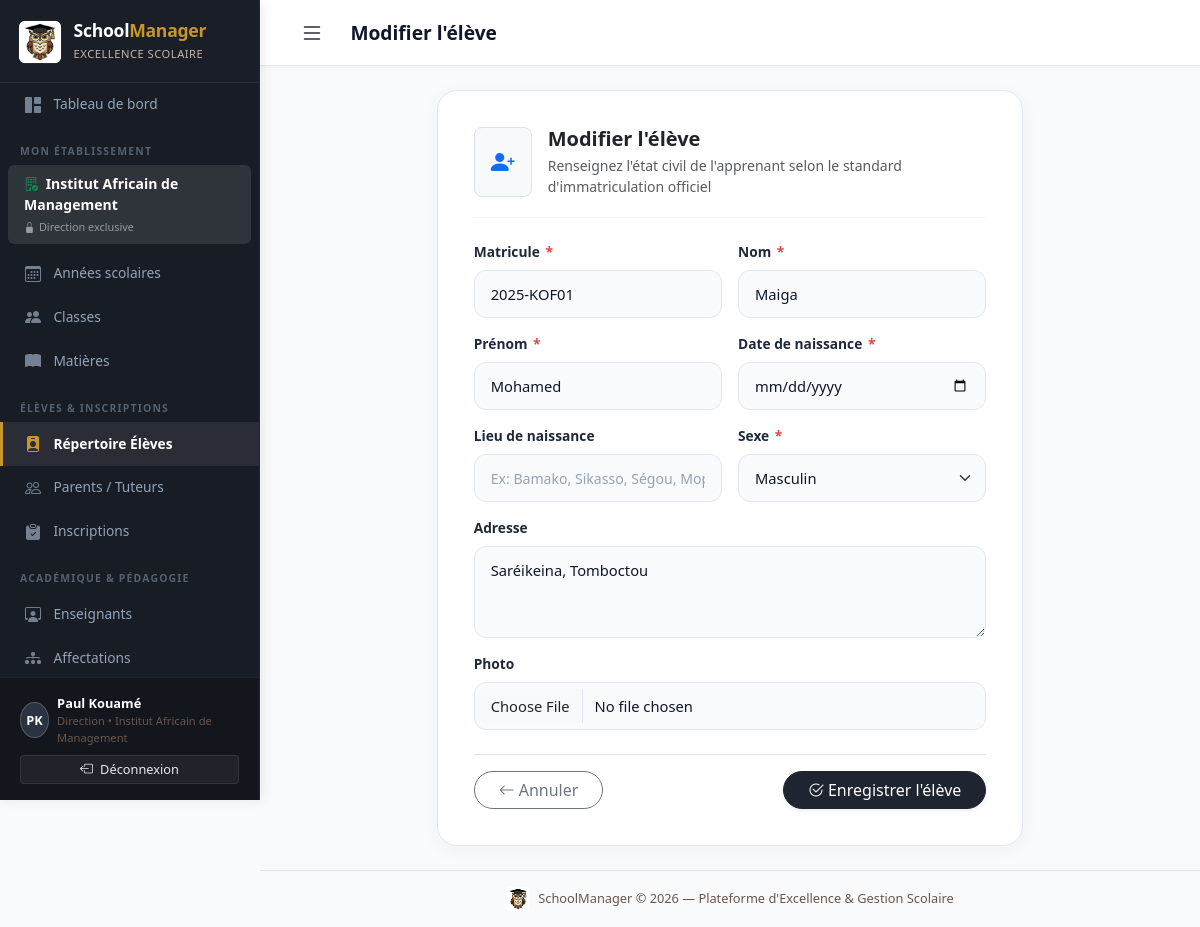
/students/1/modifier/ (signed in), run on the app's committed database.
### accounts/models.py (models this page shows, shortened)
class CustomUser(AbstractUser):
    ROLE_ADMIN = 'admin'
    ROLE_DIRECTION = 'direction'
    ROLE_ENSEIGNANT = 'enseignant'
    ROLE_PAIEMENT = 'paiement'
    ROLE_CHOICES = [
        (ROLE_ADMIN, 'Administrateur'),
        (ROLE_DIRECTION, 'Personnel de direction'),
        (ROLE_ENSEIGNANT, 'Enseignant'),
        (ROLE_PAIEMENT, 'Personnel paiement'),
    ]
    role = models.CharField(
        max_length=20,
        choices=ROLE_CHOICES,
        default=ROLE_DIRECTION,
        verbose_name='Rôle',
    )
    etablissement = models.ForeignKey(
        'school.Etablissement',
        on_delete=models.SET_NULL,
        null=True,
        blank=True,
        related_name='utilisateurs',
        verbose_name='Établissement rattaché',
        help_text="Établissement unique auquel est affecté ce compte (notamment pour le personnel de direction)."
    )
    telephone = models.CharField(max_length=20, blank=True, verbose_name='Téléphone')
    class Meta:
        verbose_name = 'Utilisateur'
        verbose_name_plural = 'Utilisateurs'
    @property
    def is_super_admin(self):
        return self.is_superuser or self.role == self.ROLE_ADMIN
    @property
    def is_direction(self):
        return self.role == self.ROLE_DIRECTION
    @property
    def is_enseignant(self):
        return self.role == self.ROLE_ENSEIGNANT
    @property
    def is_paiement(self):
        return self.role == self.ROLE_PAIEMENT

### school/models.py (models this page shows, shortened)
class Etablissement(models.Model):
    nom = models.CharField(max_length=200, verbose_name='Nom')
    adresse = models.TextField(blank=True, verbose_name='Adresse')
    telephone = models.CharField(max_length=20, blank=True, verbose_name='Téléphone')
    email = models.EmailField(blank=True, verbose_name='Email')
    logo = models.ImageField(upload_to='logos/', blank=True, null=True, verbose_name='Logo')
    created_at = models.DateTimeField(auto_now_add=True)
    class Meta:
        verbose_name = 'Établissement'
        verbose_name_plural = 'Établissements'

### students/models.py (models this page shows, shortened)
class Eleve(models.Model):
    SEXE_CHOICES = [('M', 'Masculin'), ('F', 'Féminin')]
    matricule = models.CharField(max_length=20, unique=True, verbose_name='Matricule')
    nom = models.CharField(max_length=100, verbose_name='Nom')
    prenom = models.CharField(max_length=100, verbose_name='Prénom')
    date_naissance = models.DateField(verbose_name='Date de naissance')
    lieu_naissance = models.CharField(max_length=100, blank=True, verbose_name='Lieu de naissance')
    sexe = models.CharField(max_length=1, choices=SEXE_CHOICES, default='M', verbose_name='Sexe')
    adresse = models.TextField(blank=True, verbose_name='Adresse')
    photo = models.ImageField(upload_to='eleves/', blank=True, null=True, verbose_name='Photo')
    created_at = models.DateTimeField(auto_now_add=True)
    class Meta:
        verbose_name = 'Élève'
        verbose_name_plural = 'Élèves'
        ordering = ['nom', 'prenom']

### students/views.py (the view)
# urls.py: path('<int:pk>/modifier/', views.eleve_edit, name='eleve_edit'),
@login_required
@direction_required
def eleve_edit(request, pk):
    obj = get_object_or_404(Eleve, pk=pk)
    form = EleveForm(request.POST or None, request.FILES or None, instance=obj)
    if request.method == 'POST' and form.is_valid():
        form.save()
        messages.success(request, 'Élève mis à jour.')
        return redirect('students:eleve_detail', pk=pk)
    return render(request, 'students/eleve_form.html', {'form': form, 'title': 'Modifier l\'élève', 'object': obj})

### templates/students/eleve_form.html (shortened to what this page needs)
{% extends 'base.html' %}
{% block page_title %}{{ title }}{% endblock %}
{% block content %}
<div class="row justify-content-center">
  <div class="col-lg-8">
    <div class="form-card">
      <div class="form-card-header d-flex align-items-center gap-3">
        <div class="p-3 bg-light rounded-3 border text-dark fs-4">
          <i class="bi bi-person-plus-fill text-primary"></i>
        </div>
        <div>
          <h5 class="fw-bold mb-1 text-dark">{{ title }}</h5>
          <p class="text-muted small mb-0">Renseignez l'état civil de l'apprenant selon le standard d'immatriculation officiel</p>
        </div>
      </div>
      <form method="post" enctype="multipart/form-data" novalidate>
        <div class="row g-3">
          {% for field in form %}
          <div class="col-md-{% if field.name in 'adresse,photo' %}12{% else %}6{% endif %}">
            <label for="{{ field.id_for_label }}" class="form-label">
              {{ field.label }}
              {% if field.field.required %}<span class="required-star">*</span>{% endif %}
            </label>
            {{ field }}
          </div>
          {% endfor %}
        </div>
        <div class="d-flex align-items-center justify-content-between gap-2 mt-4 pt-3 border-top">
          <a href="{% url 'students:eleve_list' %}" class="btn btn-outline-secondary rounded-pill px-4">
            <i class="bi bi-arrow-left me-1"></i>Annuler
          </a>
          <button type="submit" class="btn btn-primary rounded-pill px-4 shadow-sm">
            <i class="bi bi-check2-circle me-1"></i>Enregistrer l'élève
          </button>
        </div>
      </form>
    </div>
  </div>
</div>
{% endblock %}

### templates/base.html (shortened to what this page needs)
{% load static %}
<!DOCTYPE html>
<html lang="fr">
<head>
  <link href="https://cdn.jsdelivr.net/npm/bootstrap@5.3.3/dist/css/bootstrap.min.css" rel="stylesheet">
  <link href="https://cdn.jsdelivr.net/npm/bootstrap-icons@1.11.3/font/bootstrap-icons.css" rel="stylesheet">
  <link href="{% static 'css/schoolmanager.css' %}" rel="stylesheet">
</head>
<body>
{% if user.is_authenticated %}
<nav id="sidebar">
  <a href="{% url 'dashboard' %}" class="sidebar-brand text-decoration-none" title="Tableau de bord — SchoolManager">
    <img src="{% static 'img/logo.jpg' %}" alt="Logo Hibou SchoolManager" class="sidebar-brand-logo rounded-2">
    <div>
      <h4>School<span>Manager</span></h4>
      <small>Excellence Scolaire</small>
    </div>
  </a>
  <div class="sidebar-nav-scroll">
    <a href="{% url 'dashboard' %}" class="nav-link {% if request.resolver_match.url_name == 'dashboard' %}active{% endif %}">
      <i class="bi bi-grid-1x2-fill"></i> Tableau de bord
    </a>
    {% if user.is_enseignant %}
    <div class="nav-section-title">Espace Pédagogique</div>
    <a href="{% url 'academics:note_list' %}" class="nav-link {% if 'notes' in request.path %}active{% endif %}">
      <i class="bi bi-pencil-square"></i> Mes Notes
    </a>
    <a href="{% url 'academics:affectation_list' %}" class="nav-link {% if 'affectations' in request.path %}active{% endif %}">
      <i class="bi bi-diagram-3-fill"></i> Mes Affectations
    </a>
    <div class="nav-section-title">Mes Classes &amp; Élèves</div>
    <a href="{% url 'school:classe_list' %}" class="nav-link {% if 'classes' in request.path %}active{% endif %}">
      <i class="bi bi-people-fill"></i> Classes
    </a>
    <a href="{% url 'school:matiere_list' %}" class="nav-link {% if 'matieres' in request.path %}active{% endif %}">
      <i class="bi bi-book-fill"></i> Matières
    </a>
    <a href="{% url 'students:eleve_list' %}" class="nav-link {% if '/students/' in request.path and 'parents' not in request.path and 'inscriptions' not in request.path %}active{% endif %}">
      <i class="bi bi-person-badge-fill"></i> Élèves
    </a>
    <div class="nav-section-title">Suivi des Présences</div>
    <a href="{% url 'attendance_payments:absence_list' %}" class="nav-link {% if 'absences' in request.path %}active{% endif %}">
      <i class="bi bi-calendar-x-fill"></i> Saisie des Absences
    </a>
    {% else %}
    <div class="nav-section-title">Mon Établissement</div>
    <div class="px-3 py-2 text-white small rounded bg-white bg-opacity-10 mb-2 mx-2">
      <i class="bi bi-building-check text-success me-1"></i>
      <strong>{{ user.etablissement.nom|default:'Établissement rattaché' }}</strong>
      <div class="text-white-50 mt-1" style="font-size:0.68rem;"><i class="bi bi-lock-fill me-1"></i>Direction exclusive</div>
    </div>
    <a href="{% url 'school:annee_list' %}" class="nav-link {% if 'annees' in request.path %}active{% endif %}">
      <i class="bi bi-calendar3"></i> Années scolaires
    </a>
    <a href="{% url 'school:classe_list' %}" class="nav-link {% if 'classes' in request.path %}active{% endif %}">
      <i class="bi bi-people-fill"></i> Classes
    </a>
    <a href="{% url 'school:matiere_list' %}" class="nav-link {% if 'matieres' in request.path %}active{% endif %}">
      <i class="bi bi-book-fill"></i> Matières
    </a>
    <div class="nav-section-title">Élèves &amp; Inscriptions</div>
    <a href="{% url 'students:eleve_list' %}" class="nav-link {% if '/students/' in request.path and 'parents' not in request.path and 'inscriptions' not in request.path %}active{% endif %}">
      <i class="bi bi-person-badge-fill"></i> Répertoire Élèves
    </a>
    <a href="{% url 'students:parent_list' %}" class="nav-link {% if 'parents' in request.path %}active{% endif %}">
      <i class="bi bi-people"></i> Parents / Tuteurs
    </a>
    <a href="{% url 'students:inscription_list' %}" class="nav-link {% if 'inscriptions' in request.path %}active{% endif %}">
      <i class="bi bi-clipboard-check-fill"></i> Inscriptions
    </a>
    <div class="nav-section-title">Académique &amp; Pédagogie</div>
    <a href="{% url 'academics:enseignant_list' %}" class="nav-link {% if 'enseignants' in request.path %}active{% endif %}">
      <i class="bi bi-person-workspace"></i> Enseignants
    </a>
    <a href="{% url 'academics:affectation_list' %}" class="nav-link {% if 'affectations' in request.path %}active{% endif %}">
      <i class="bi bi-diagram-3-fill"></i> Affectations
    </a>
    {% endif %}
  </div>
  <div class="sidebar-footer">
    <div class="d-flex align-items-center gap-2 mb-2">
      <div class="avatar-initiales">{{ user.first_name|first|upper }}{{ user.last_name|first|upper }}</div>
      <div class="overflow-hidden">
        <div class="text-truncate text-white" style="font-size:0.8rem;font-weight:600;">{{ user.get_full_name|default:user.username }}</div>
        <div style="color:var(--secondary);font-size:0.7rem;">
          {% if user.is_super_admin %}Super Admin
          {% elif user.is_direction %}Direction &bull; {{ user.etablissement.nom|default:'Établissement' }}
          {% else %}{{ user.get_role_display }}{% endif %}
        </div>
      </div>
    </div>
    <form method="post" action="{% url 'accounts:logout' %}">
      <button type="submit" class="btn btn-sm w-100 btn-logout">
        <i class="bi bi-box-arrow-left me-1"></i> Déconnexion
      </button>
    </form>
  </div>
</nav>
{% endif %}
<div id="main-content" {% if not user.is_authenticated %}style="margin-left:0"{% endif %}>
  {% if user.is_authenticated %}
  <header class="topbar">
    <div class="topbar-left">
      <button class="btn btn-sm d-md-none" id="sidebarToggle" style="background:transparent;border:none;" aria-label="Ouvrir le menu">
        <i class="bi bi-list fs-4" style="color:var(--primary)"></i>
      </button>
      <h1 class="page-title">{% block page_title %}{% endblock %}</h1>
    </div>
  </header>
  {% endif %}
  <main class="{% if user.is_authenticated %}p-4 flex-grow-1{% endif %}">
    {% block content %}{% endblock %}
  </main>
  {% if user.is_authenticated %}
  <footer class="text-center py-3" style="font-size:0.8rem;color:var(--secondary);border-top:1px solid rgba(110,84,70,0.12);">
    <div class="d-flex align-items-center justify-content-center gap-2">
      <img src="{% static 'img/logo.jpg' %}" alt="Logo Hibou SchoolManager" style="width:24px;height:24px;border-radius:4px;" class="shadow-xs" loading="lazy">
      <span>SchoolManager &copy; {% now "Y" %} — Plateforme d'Excellence &amp; Gestion Scolaire</span>
    </div>
  </footer>
  {% endif %}
</div>
</body>
</html>

### data on the page
CustomUser: etablissement.nom "Institut Africain de Management", first_name|first "P", last_name|first "K", get_full_name "Paul Kouamé"
Eleve: form "2025-KOF01" "Maiga" "Mohamed" "Masculin" "Saréikeina, Tomboctou"

### other printed values
{{ title }} "Modifier l'élève"
{{ field.label }} "Matricule" "Nom" "Prénom" "Date de naissance" "Lieu de naissance" "Sexe" "Adresse" "Photo"
